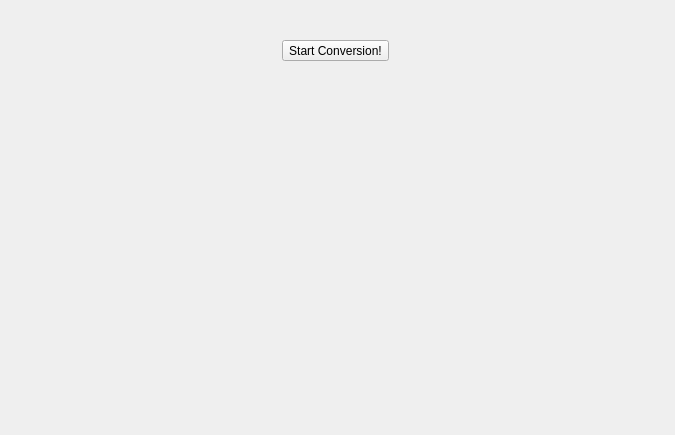
<?xml version="1.0" encoding="UTF-8"?>
<ui version="4.0">
 <class>Form</class>
 <widget class="QWidget" name="Form">
  <property name="geometry">
   <rect>
    <x>0</x>
    <y>0</y>
    <width>675</width>
    <height>435</height>
   </rect>
  </property>
  <property name="windowTitle">
   <string>Form</string>
  </property>
  <widget class="QWidget" name="horizontalLayoutWidget">
   <property name="geometry">
    <rect>
     <x>0</x>
     <y>0</y>
     <width>671</width>
     <height>101</height>
    </rect>
   </property>
   <layout class="QHBoxLayout" name="horizontalLayout_2">
    <item>
     <widget class="QToolButton" name="toolButton_6">
      <property name="text">
       <string>Start Conversion!</string>
      </property>
     </widget>
    </item>
   </layout>
  </widget>
  <widget class="QWidget" name="verticalLayoutWidget">
   <property name="geometry">
    <rect>
     <x>0</x>
     <y>100</y>
     <width>671</width>
     <height>331</height>
    </rect>
   </property>
   <layout class="QVBoxLayout" name="verticalLayout"/>
  </widget>
 </widget>
 <resources/>
 <connections/>
</ui>
